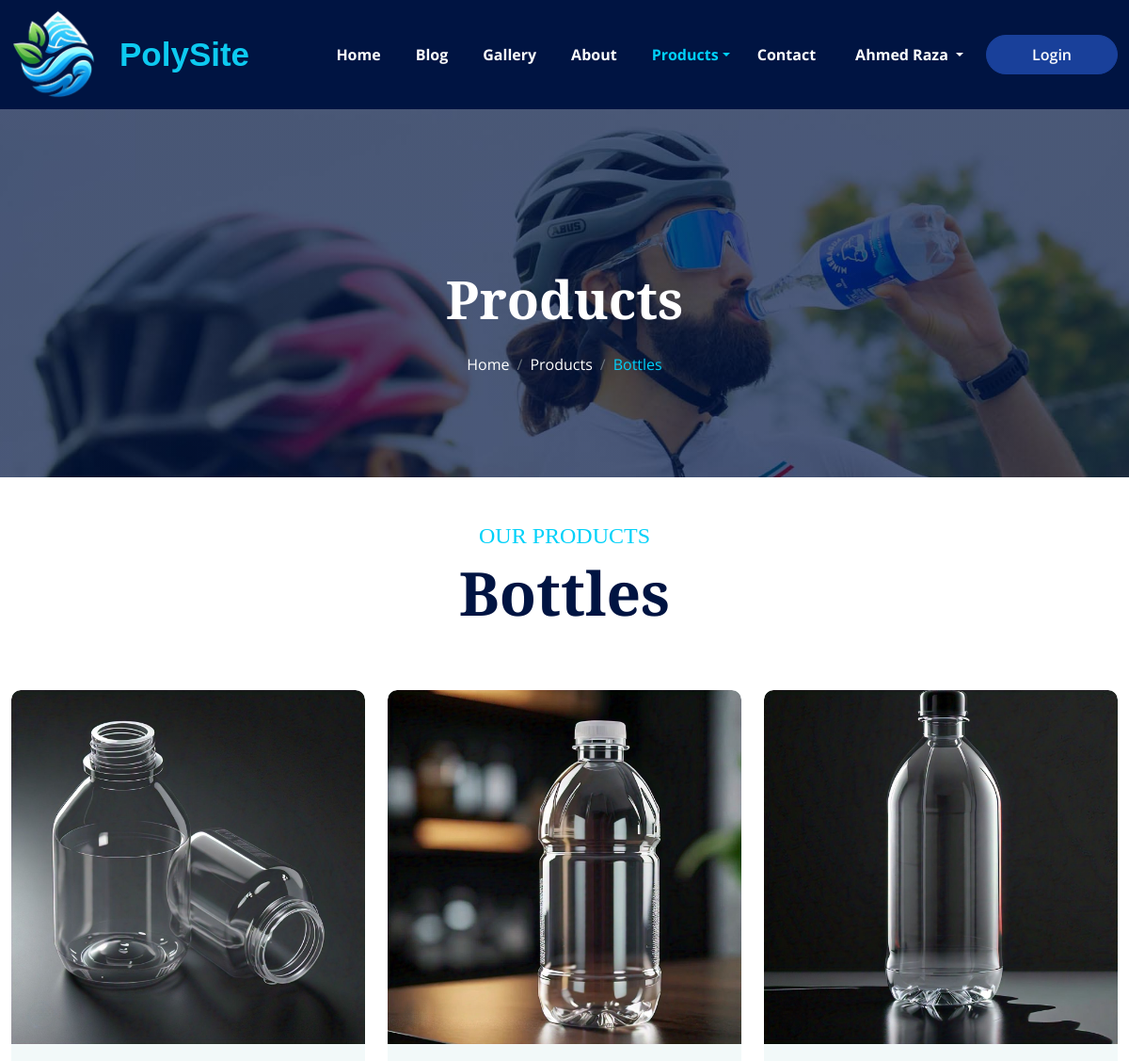
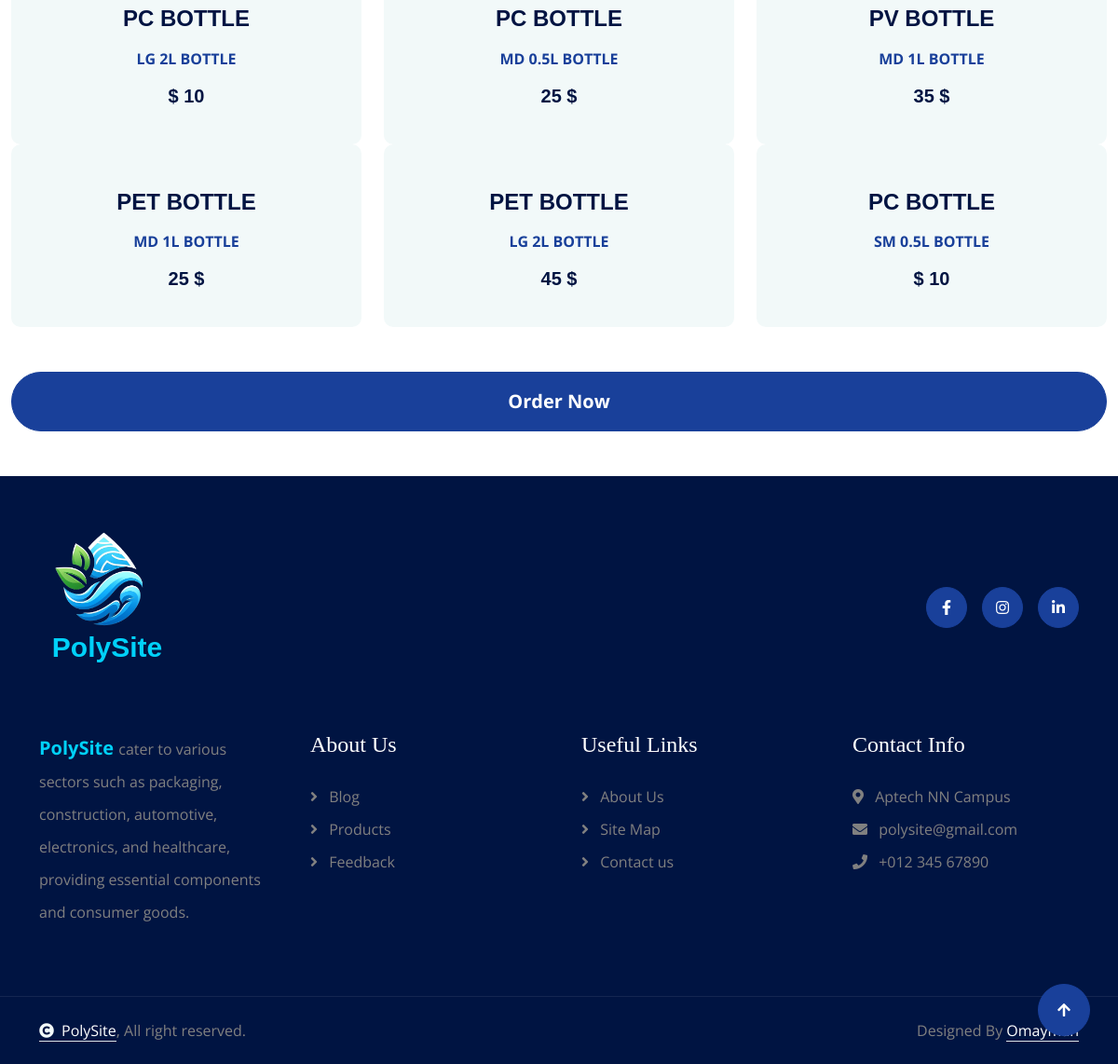
The page /bottles.php (signed in) on the database its author committed (2 pictures, top to bottom).
### tables this page shows
CREATE TABLE `product_bottle_upload` (
  `id` int(200) NOT NULL,
  `file_name` varchar(300) NOT NULL,
  `title` varchar(200) NOT NULL,
  `description` varchar(300) NOT NULL,
  `price` varchar(300) NOT NULL
);

### bottles.php (the view, shortened to what this page needs)
<?php
include 'configuration.php';
?>
<!DOCTYPE html>
<html lang="en">
<head>
    <link rel="stylesheet" href="https://use.fontawesome.com/releases/v5.15.4/css/all.css" />
    <link href="https://cdn.jsdelivr.net/npm/bootstrap-icons@1.4.1/font/bootstrap-icons.css" rel="stylesheet">
    <link href="lib/animate/animate.min.css" rel="stylesheet">
    <link href="lib/owlcarousel/assets/owl.carousel.min.css" rel="stylesheet">
    <link href="css/bootstrap.min.css" rel="stylesheet">
    <link href="css/style.css" rel="stylesheet">
    <link href="css/nav.css" rel="stylesheet">
</head>
<body>
    <nav class="navbar navbar-expand-lg navbar-light bg-dark">
        <div class="container-fluid">
            <a href="index.php"><img src="img/PolysiteLogo1.png" style="height: 100px;"></a>
            <h4 class="pt-2 px-4 text-info polysite-text" style="font-family: sans-serif; font-weight:bold; font-size: 35px; ">PolySite</h4>
            <div class="collapse navbar-collapse" id="navbarCollapse">
                <div class="navbar-nav ms-auto py-0">
                    <a href="index.php" class="nav-item nav-link px-3" style=" margin-right: 5px; font-weight: bold;">Home</a>
                    <a href="blog.php" class="nav-item nav-link  px-3" style="font-weight: bold; margin-right: 5px;">Blog</a>
                    <a href="gallery.php" class="nav-item nav-link  px-3" style="font-weight: bold; margin-right: 5px;">Gallery</a>
                    <a href="about.php" class="nav-item nav-link px-3" style="font-weight: bold; margin-right: 5px;">About</a>
                    <div class="nav-item dropdown">
                        <a href="#" class="nav-link dropdown-toggle active px-3" style="font-weight: bold; margin-right: 5px;" data-bs-toggle="dropdown">Products</a>
                    </div>
                    <a href="contact.php" class="nav-item nav-link px-2" style="font-weight: bold; margin-right: 10px;">Contact</a>
                    <div class="nav-item dropdown px-3">
                        <a href="#" class="nav-link dropdown-toggle" data-bs-toggle="dropdown">
                            <span class="d-none d-lg-inline-flex"><?php echo "$_SESSION[username]" ?></span>
                        </a>
                    </div>
                </div>
                <a href="signup.php" class="btn btn-secondary rounded-pill d-inline-flex flex-shrink-0 py-2 px-5">Login</a>
            </div>
        </div>
    </nav>
    <div class="container-fluid bg-breadcrumb">
        <div class="container text-center py-5" style="max-width: 900px;">
            <h4 class="text-white display-4 mb-4 wow fadeInDown" data-wow-delay="0.1s">Products</h4>
            <ol class="breadcrumb d-flex justify-content-center mb-0 wow fadeInDown" data-wow-delay="0.3s">
                <li class="breadcrumb-item"><a href="index.php">Home</a></li>
                <li class="breadcrumb-item"><a href="#">Products</a></li>
                <li class="breadcrumb-item active text-primary">Bottles </li>
            </ol>
        </div>
    </div>
    <div class="container-fluid blog py-5">
        <div class="text-center mx-auto pb-5 wow fadeInUp" data-wow-delay="0.2s" style="max-width: 800px;">
            <h4 class="text-uppercase text-primary">Our Products</h4>
            <h1 class="display-3 text-capitalize mb-3">Bottles</h1>
        </div>
        <div class="row g-4 justify-content-center">
            <div class="col-md-4 wow fadeInUp" data-wow-delay="0.6s">
                <?php
                $query1 = "SELECT * FROM `product_bottle_upload` WHERE `id` = '1'";
                $validate2 = mysqli_query($connection, $query1);
                while ($show = mysqli_fetch_assoc($validate2)) {
                ?>
                    <div class="product-item">
                        <div class="product-img">
                            <?php $imagepath = "Admin Panel/bottles_upload_img/" . $show['file_name'] ?>
                            <img src="<?php echo $imagepath; ?>" class="img-fluid rounded-top w-100" alt="">
                        </div>
                        <div class="product-content rounded-bottom p-4">
                            <p style="font-family:sans-serif;" class="h4 mb-3 fw-bold text-center"><?php echo $show['title'] ?></p>
                            <p class="mb-3 text-center text-secondary fw-bold"><?php echo $show['description'] ?></p>
                            <p style="font-family: sans-serif;" class="fw-bold h5 text-center mb-3"><?php echo $show['price'] ?></p>
                        </div>
                    </div>
                <?PHP } ?>
            </div>
            <div class="col-md-4 wow fadeInUp" data-wow-delay="0.6s">
                <?php
                $query1 = "SELECT * FROM `product_bottle_upload` WHERE `id` = '2'";
                $validate2 = mysqli_query($connection, $query1);
                while ($show = mysqli_fetch_assoc($validate2)) {
                ?>
                    <div class="product-item">
                        <div class="product-img">
                            <?php $imagepath = "Admin Panel/bottles_upload_img/" . $show['file_name'] ?>
                            <img src="<?php echo $imagepath; ?>" class="img-fluid rounded-top w-100" alt="">
                        </div>
                        <div class="product-content rounded-bottom p-4">
                            <p style="font-family:sans-serif;" class="h4 mb-3 fw-bold text-center"><?php echo $show['title'] ?></p>
                            <p class="mb-3 text-center text-secondary fw-bold"><?php echo $show['description'] ?></p>
                            <p style="font-family: sans-serif;" class="fw-bold h5 text-center mb-3"><?php echo $show['price'] ?></p>
                        </div>
                    </div>
                <?PHP } ?>
            </div>
            <div class="col-md-4 wow fadeInUp" data-wow-delay="0.6s">
                <?php
                $query1 = "SELECT * FROM `product_bottle_upload` WHERE `id` = '3'";
                $validate2 = mysqli_query($connection, $query1);
                while ($show = mysqli_fetch_assoc($validate2)) {
                ?>
                    <div class="product-item">
                        <div class="product-img">
                            <?php $imagepath = "Admin Panel/bottles_upload_img/" . $show['file_name'] ?>
                            <img src="<?php echo $imagepath; ?>" class="img-fluid rounded-top w-100" alt="">
                        </div>
                        <div class="product-content rounded-bottom p-4">
                            <p style="font-family:sans-serif;" class="h4 mb-3 fw-bold text-center"><?php echo $show['title'] ?></p>
                            <p class="mb-3 text-center text-secondary fw-bold"><?php echo $show['description'] ?></p>
                            <p style="font-family: sans-serif;" class="fw-bold h5 text-center mb-3"><?php echo $show['price'] ?></p>
                        </div>
                    </div>
                <?PHP } ?>
            </div>
        </div>
        <div class="row g-4 justify-content-center">
            <div class="col-md-4 wow fadeInUp" data-wow-delay="0.6s">
                <?php
                $query1 = "SELECT * FROM `product_bottle_upload` WHERE `id` = '4'";
                $validate2 = mysqli_query($connection, $query1);
                while ($show = mysqli_fetch_assoc($validate2)) {
                ?>
                    <div class="product-item">
                        <div class="product-img">
                        </div>
                        <div class="product-content rounded-bottom p-4">
                            <p style="font-family:sans-serif;" class="h4 mb-3 fw-bold text-center"><?php echo $show['title'] ?></p>
                            <p class="mb-3 text-center text-secondary fw-bold"><?php echo $show['description'] ?></p>
                            <p style="font-family: sans-serif;" class="fw-bold h5 text-center mb-3"><?php echo $show['price'] ?></p>
                        </div>
                    </div>
                <?PHP } ?>
            </div>
            <div class="col-md-4 wow fadeInUp" data-wow-delay="0.6s">
                <?php
                $query1 = "SELECT * FROM `product_bottle_upload` WHERE `id` = '5'";
                $validate2 = mysqli_query($connection, $query1);
                while ($show = mysqli_fetch_assoc($validate2)) {
                ?>
                    <div class="product-item">
                        <div class="product-img">
                        </div>
                        <div class="product-content rounded-bottom p-4">
                            <p style="font-family:sans-serif;" class="h4 mb-3 fw-bold text-center"><?php echo $show['title'] ?></p>
                            <p class="mb-3 text-center text-secondary fw-bold"><?php echo $show['description'] ?></p>
                            <p style="font-family: sans-serif;" class="fw-bold h5 text-center mb-3"><?php echo $show['price'] ?></p>
                        </div>
                    </div>
                <?PHP } ?>
            </div>
            <div class="col-md-4 wow fadeInUp" data-wow-delay="0.6s">
                <?php
                $query1 = "SELECT * FROM `product_bottle_upload` WHERE `id` = '6'";
                $validate2 = mysqli_query($connection, $query1);
                while ($show = mysqli_fetch_assoc($validate2)) {
                ?>
                    <div class="product-item">
                        <div class="product-img">
                        </div>
                        <div class="product-content rounded-bottom p-4">
                            <p style="font-family:sans-serif;" class="h4 mb-3 fw-bold text-center"><?php echo $show['title'] ?></p>
                            <p class="mb-3 text-center text-secondary fw-bold"><?php echo $show['description'] ?></p>
                            <p style="font-family: sans-serif;" class="fw-bold h5 text-center mb-3"><?php echo $show['price'] ?></p>
                        </div>
                    </div>
                <?PHP } ?>
            </div>
        </div>
    </div>
    <div class="container-fluid text-center">
        <a href="bottles_order.php" class="btn btn-secondary w-100 rounded-pill pt-3 pb-3" style="font-size: 20px; font-weight:bold; ">Order Now</a>
    </div><br><br>
    <div class="container-fluid footer py-2 wow fadeIn" data-wow-delay="0.2s">
        <div class="container py-5">
            <div class="row g-5 mb-5 align-items-center">
                <div class="col-lg-2">
                    <div class="position-relative mx-auto text-center">
                        <h3 class="text-primary mb-4">
                            <i class="text-primary me-3">
                                <img src="img/PolysiteLogo1.png" alt="Logo" style="width: 100px;">
                            </i>
                            <p style="font-family: sans-serif; font-size: 30px;font-weight: bold;">PolySite</p>
                        </h3>
                    </div>
                </div>
                <div class="col-lg-5 ms-lg-auto">
                    <div class="d-flex align-items-center justify-content-center justify-content-lg-end">
                        <a class="btn btn-secondary btn-md-square rounded-circle me-3" target="_blank" href="https://www.facebook.com/"><i class="fab fa-facebook-f"></i></a>
                        <a class="btn btn-secondary btn-md-square rounded-circle me-3" target="_blank" href="https://www.instagram.com/"><i class="fab fa-instagram"></i></a>
                        <a class="btn btn-secondary btn-md-square rounded-circle me-0" target="_blank" href="https://pk.linkedin.com/"><i class="fab fa-linkedin-in"></i></a>
                    </div>
                </div>
            </div>
            <div class="row g-5">
                <div class="col-md-6 col-lg-6 col-xl-3">
                    <div class="footer-item d-flex flex-column">
                        <div class="footer-item">
                            <p class="mb-3"><b class="text-primary" style="font-size: 20px;">PolySite </b> cater to various sectors such as packaging, construction, automotive, electronics, and healthcare, providing essential components and consumer goods.</p>
                        </div>
                    </div>
                </div>
                <div class="col-md-6 col-lg-6 col-xl-3">
                    <div class="footer-item d-flex flex-column">
                        <h4 class="text-white mb-4">About Us</h4>
                        <a href="blog.php"><i class="fas fa-angle-right me-2"></i> Blog </a>
                        <a href="gallery.php"><i class="fas fa-angle-right me-2"></i> Products</a>
                        <a href="feedback.php"><i class="fas fa-angle-right me-2"></i> Feedback</a>
                    </div>
                </div>
                <div class="col-md-6 col-lg-6 col-xl-3">
                    <div class="footer-item d-flex flex-column">
                        <h4 class="text-white mb-4">Useful Links</h4>
                        <a href="about.php"><i class="fas fa-angle-right me-2"></i> About Us </a>
                        <a href="#" target="_blank"><i class="fas fa-angle-right me-2"></i> Site Map</a>
                        <a href="contact.php"><i class="fas fa-angle-right me-2"></i> Contact us</a>
                    </div>
                </div>
                <div class="col-md-6 col-lg-6 col-xl-3">
                    <div class="footer-item d-flex flex-column">
                        <h4 class="text-white mb-4">Contact Info</h4>
                        <a href="https://aptech-education.com.pk/" target="_blank"><i class="fa fa-map-marker-alt me-2"></i> Aptech NN Campus</a>
                        <a href="mailto:info@example.com"><i class="fas fa-envelope me-2"></i> polysite@gmail.com</a>
                        <a href="tel:+012 345 67890"><i class="fas fa-phone me-2"></i> +012 345 67890</a>
                    </div>
                </div>
            </div>
        </div>
    </div>
    <div class="container-fluid copyright py-4">
        <div class="container">
            <div class="row g-4 align-items-center">
                <div class="col-md-6 text-center text-md-start mb-md-0">
                    <span class="text-body"><a href="#" class="border-bottom text-white"><i class="fas fa-copyright text-light me-2"></i>PolySite</a>, All right reserved.</span>
                </div>
                <div class="col-md-6 text-center text-md-end text-body">
                    Designed By <a class="border-bottom text-white" href="#">Omaymah</a>
                </div>
            </div>
        </div>
    </div>
    <a href="#" class="btn btn-secondary btn-lg-square rounded-circle back-to-top"><i class="fa fa-arrow-up"></i></a>
</body>
</html>

### rows shown on the page
product_bottle_upload: file_name (picture), title "PC BOTTLE", description "LG 2L BOTTLE", price "$ 10"
product_bottle_upload: file_name (picture), title "PC BOTTLE", description "MD 0.5L BOTTLE", price "25 $"
product_bottle_upload: file_name (picture), title "PV BOTTLE", description "MD 1L BOTTLE", price "35 $"
product_bottle_upload: title "PET BOTTLE", description "MD 1L BOTTLE", price "25 $"
product_bottle_upload: title "PET BOTTLE", description "LG 2L BOTTLE", price "45 $"
product_bottle_upload: title "PC BOTTLE", description "SM 0.5L BOTTLE", price "$ 10"

### other values the page prints
$_SESSION[username] "Ahmed Raza"
